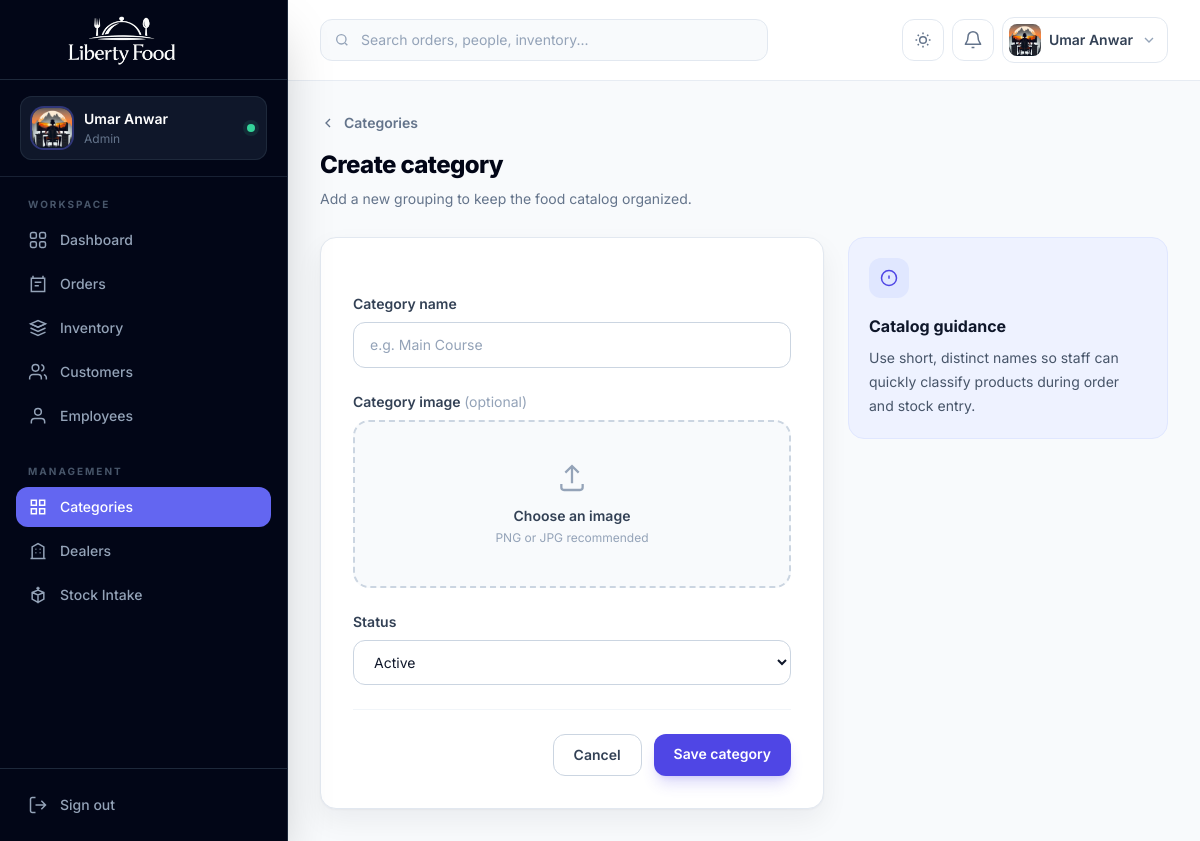
The app's page /categories/add/ (signed in) with its own data.
### accounts/models.py (models this page shows, shortened)
class CustomUser(AbstractUser):
    email = models.EmailField(unique=True)
    ROLE_CHOICES = (
        ('admin', 'Admin'),
        ('employee', 'Employee'),
        ('customer', 'Customer'),
    )
    role = models.CharField(
        max_length=20,
        choices=ROLE_CHOICES,
        default='customer'
    )
    phone = models.CharField(
        max_length=15,
        blank=True,
        null=True
    )
    profile_image = models.ImageField(
        upload_to='profiles/',
        blank=True,
        null=True
    )

### core_app/views.py (the view, shortened to what this page needs)
# urls.py: path('categories/add/', views.add_category, name='add_category'),
@admin_required
def add_category(request):
    return render(request, "add_category.html")

### accounts/decoraters.py (called while the page is built)
def is_admin(user):
    return user.is_authenticated and (user.is_superuser or user.role == "admin")

def role_required(*roles):
    def decorator(view_func):
        @login_required
        @wraps(view_func)
        def wrapper(request, *args, **kwargs):
            if is_admin(request.user) or request.user.role in roles:
                return view_func(request, *args, **kwargs)
            raise PermissionDenied("You do not have permission to access this page.")
        return wrapper
    return decorator

### templates/add_category.html (shortened to what this page needs)
{% extends "base.html" %}
{% block content %}
<div class="mb-7">
  <a href="{% url 'category_list' %}" class="mb-4 inline-flex items-center gap-2 text-sm font-semibold text-slate-500 transition hover:text-indigo-600 dark:hover:text-indigo-400">
    <svg class="h-4 w-4" viewBox="0 0 24 24" fill="none" stroke="currentColor" stroke-width="2"><path d="m15 18-6-6 6-6"/></svg> Categories
  </a>
  <h1 class="text-2xl font-extrabold tracking-tight text-slate-950 dark:text-white">Create category</h1>
  <p class="mt-2 text-sm text-slate-500">Add a new grouping to keep the food catalog organized.</p>
</div>
<div class="grid gap-6 lg:grid-cols-[minmax(0,1fr)_320px]">
  <section class="rounded-2xl border border-slate-200 bg-white p-6 shadow-soft dark:border-slate-800 dark:bg-slate-900 sm:p-8">
    <form method="POST" enctype="multipart/form-data" class="space-y-6">
      <div>
        <label for="category-name" class="mb-2 block text-sm font-semibold text-slate-700 dark:text-slate-200">Category name</label>
        <input id="category-name" type="text" name="name" placeholder="e.g. Main Course" required class="w-full rounded-xl border border-slate-300 bg-white px-4 py-3 text-sm text-slate-900 outline-none transition placeholder:text-slate-400 focus:border-indigo-500 focus:ring-4 focus:ring-indigo-500/10 dark:border-slate-700 dark:bg-slate-950 dark:text-white">
      </div>
      <div>
        <label for="category-image" class="mb-2 block text-sm font-semibold text-slate-700 dark:text-slate-200">Category image <span class="font-normal text-slate-400">(optional)</span></label>
        <label class="flex cursor-pointer flex-col items-center justify-center rounded-2xl border-2 border-dashed border-slate-300 bg-slate-50 px-6 py-10 text-center transition hover:border-indigo-400 hover:bg-indigo-50/40 dark:border-slate-700 dark:bg-slate-950 dark:hover:border-indigo-600">
          <svg class="h-8 w-8 text-slate-400" viewBox="0 0 24 24" fill="none" stroke="currentColor" stroke-width="1.7"><path d="M4 16.5V19a2 2 0 0 0 2 2h12a2 2 0 0 0 2-2v-2.5M12 3v13M7 8l5-5 5 5"/></svg>
          <span class="mt-3 text-sm font-semibold text-slate-700 dark:text-slate-200">Choose an image</span>
          <span class="mt-1 text-xs text-slate-400">PNG or JPG recommended</span>
        </label>
      </div>
      <div>
        <label for="category-status" class="mb-2 block text-sm font-semibold text-slate-700 dark:text-slate-200">Status</label>
        <select id="category-status" name="status" class="w-full rounded-xl border border-slate-300 bg-white px-4 py-3 text-sm text-slate-900 outline-none focus:border-indigo-500 focus:ring-4 focus:ring-indigo-500/10 dark:border-slate-700 dark:bg-slate-950 dark:text-white">
          <option value="1">Active</option><option value="0">Inactive</option>
        </select>
      </div>
      <div class="flex flex-col-reverse gap-3 border-t border-slate-100 pt-6 dark:border-slate-800 sm:flex-row sm:justify-end">
        <a href="{% url 'category_list' %}" class="inline-flex justify-center rounded-xl border border-slate-300 px-5 py-2.5 text-sm font-semibold text-slate-700 hover:bg-slate-50 dark:border-slate-700 dark:text-slate-200 dark:hover:bg-slate-800">Cancel</a>
        <button type="submit" class="inline-flex justify-center rounded-xl bg-indigo-600 px-5 py-2.5 text-sm font-semibold text-white shadow-lg shadow-indigo-600/20 hover:bg-indigo-700">Save category</button>
      </div>
    </form>
  </section>
  <aside class="h-fit rounded-2xl border border-indigo-100 bg-indigo-50 p-5 dark:border-indigo-900/60 dark:bg-indigo-950/30">
    <div class="flex h-10 w-10 items-center justify-center rounded-xl bg-indigo-100 text-indigo-600 dark:bg-indigo-500/15 dark:text-indigo-300"><svg class="h-5 w-5" viewBox="0 0 24 24" fill="none" stroke="currentColor" stroke-width="1.8"><path d="M12 9v4M12 17h.01"/><circle cx="12" cy="12" r="9"/></svg></div>
    <h2 class="mt-4 font-bold text-slate-900 dark:text-white">Catalog guidance</h2>
    <p class="mt-2 text-sm leading-6 text-slate-600 dark:text-slate-400">Use short, distinct names so staff can quickly classify products during order and stock entry.</p>
  </aside>
</div>
{% endblock %}

### templates/base.html (shortened to what this page needs)
{% load static %}
<!DOCTYPE html>
<html lang="en" class="h-full scroll-smooth">
<head>
  <script src="https://cdn.tailwindcss.com"></script>
</head>
<body class="h-full bg-slate-50 font-sans text-slate-700 antialiased dark:bg-slate-950 dark:text-slate-300">
  <aside id="sidebar" class="fixed inset-y-0 left-0 z-50 flex w-72 -translate-x-full flex-col border-r border-slate-800 bg-slate-950 text-slate-300 shadow-2xl transition-transform duration-300 lg:translate-x-0">
    <div class="flex h-20 items-center gap-3 border-b border-slate-800 px-5">
      <a href="{% url 'home' %}" class="block h-16 w-52" aria-label="Liberty Food home">
        <img src="{% static 'liberty-food-logo-cropped.png' %}" alt="Liberty Food" class="h-full w-full object-contain">
      </a>
    </div>
    <div class="border-b border-slate-800/80 px-5 py-4">
      <div class="flex items-center gap-3 rounded-xl bg-slate-900 px-3 py-3 ring-1 ring-inset ring-slate-800">
        {% if request.user.profile_image %}
          <img src="{{ request.user.profile_image.url }}" alt="{{ request.user.username }}" class="h-10 w-10 rounded-xl object-cover ring-2 ring-indigo-500/40">
        {% else %}
          <div class="flex h-10 w-10 items-center justify-center rounded-xl bg-indigo-500/15 text-sm font-bold uppercase text-indigo-300 ring-1 ring-inset ring-indigo-500/30">
            {{ request.user.username|slice:":1" }}
          </div>
        {% endif %}
        <div class="min-w-0">
          <p class="truncate text-sm font-semibold text-white">{{ request.user.get_full_name|default:request.user.username }}</p>
          <p class="mt-0.5 truncate text-xs capitalize text-slate-500">{{ request.user.role|default:"Team member" }}</p>
        </div>
        <span class="ml-auto h-2 w-2 rounded-full bg-emerald-400 ring-4 ring-emerald-400/10" title="Online"></span>
      </div>
    </div>
    <nav class="flex-1 overflow-y-auto px-4 py-5" aria-label="Primary navigation">
      <p class="mb-2 px-3 text-[10px] font-bold uppercase tracking-[.2em] text-slate-600">Workspace</p>
      <div class="space-y-1">
        <a href="{% url 'home' %}" class="nav-link flex items-center gap-3 rounded-xl px-3 py-2.5 text-sm font-medium transition {% if request.resolver_match.url_name == 'home' %}bg-indigo-500 text-white shadow-lg shadow-indigo-950/30{% else %}text-slate-400 hover:bg-slate-900 hover:text-white{% endif %}">
          <svg class="h-5 w-5" viewBox="0 0 24 24" fill="none" stroke="currentColor" stroke-width="1.8"><rect x="3" y="3" width="7" height="7" rx="2"/><rect x="14" y="3" width="7" height="7" rx="2"/><rect x="3" y="14" width="7" height="7" rx="2"/><rect x="14" y="14" width="7" height="7" rx="2"/></svg>
          Dashboard
        </a>
        {% if request.user.role == 'admin' or request.user.is_superuser %}<a href="{% url 'order_list' %}" class="nav-link flex items-center gap-3 rounded-xl px-3 py-2.5 text-sm font-medium transition {% if 'order' in request.resolver_match.url_name %}bg-indigo-500 text-white shadow-lg shadow-indigo-950/30{% else %}text-slate-400 hover:bg-slate-900 hover:text-white{% endif %}">
          <svg class="h-5 w-5" viewBox="0 0 24 24" fill="none" stroke="currentColor" stroke-width="1.8"><path d="M6 2v4M18 2v4M4 5h16v16H4z"/><path d="M8 10h8M8 14h5"/></svg>
          Orders
        </a>
        <a href="{% url 'fooditem_list' %}" class="nav-link flex items-center gap-3 rounded-xl px-3 py-2.5 text-sm font-medium transition {% if 'fooditem' in request.resolver_match.url_name or request.resolver_match.url_name == 'food_quantity' %}bg-indigo-500 text-white shadow-lg shadow-indigo-950/30{% else %}text-slate-400 hover:bg-slate-900 hover:text-white{% endif %}">
          <svg class="h-5 w-5" viewBox="0 0 24 24" fill="none" stroke="currentColor" stroke-width="1.8"><path d="m3 7 9-4 9 4-9 4-9-4Z"/><path d="m3 7 9 4 9-4M3 12l9 4 9-4M3 17l9 4 9-4"/></svg>
          Inventory
        </a>
        <a href="{% url 'customer_list' %}" class="nav-link flex items-center gap-3 rounded-xl px-3 py-2.5 text-sm font-medium transition {% if 'customer' in request.resolver_match.url_name %}bg-indigo-500 text-white shadow-lg shadow-indigo-950/30{% else %}text-slate-400 hover:bg-slate-900 hover:text-white{% endif %}">
          <svg class="h-5 w-5" viewBox="0 0 24 24" fill="none" stroke="currentColor" stroke-width="1.8"><path d="M16 21v-2a4 4 0 0 0-4-4H6a4 4 0 0 0-4 4v2"/><circle cx="9" cy="7" r="4"/><path d="M22 21v-2a4 4 0 0 0-3-3.87M16 3.13a4 4 0 0 1 0 7.75"/></svg>
          Customers
        </a>
        <a href="{% url 'employee_list' %}" class="nav-link flex items-center gap-3 rounded-xl px-3 py-2.5 text-sm font-medium transition {% if 'employee' in request.resolver_match.url_name or 'salary' in request.resolver_match.url_name %}bg-indigo-500 text-white shadow-lg shadow-indigo-950/30{% else %}text-slate-400 hover:bg-slate-900 hover:text-white{% endif %}">
          <svg class="h-5 w-5" viewBox="0 0 24 24" fill="none" stroke="currentColor" stroke-width="1.8"><path d="M20 21v-2a4 4 0 0 0-4-4H8a4 4 0 0 0-4 4v2"/><circle cx="12" cy="7" r="4"/></svg>
          Employees
        </a>{% endif %}
      </div>
      {% if request.user.role == 'admin' or request.user.is_superuser %}<p class="mb-2 mt-7 px-3 text-[10px] font-bold uppercase tracking-[.2em] text-slate-600">Management</p>
      <div class="space-y-1">
        <a href="{% url 'category_list' %}" class="nav-link flex items-center gap-3 rounded-xl px-3 py-2.5 text-sm font-medium transition {% if 'category' in request.resolver_match.url_name %}bg-indigo-500 text-white{% else %}text-slate-400 hover:bg-slate-900 hover:text-white{% endif %}">
          <svg class="h-5 w-5" viewBox="0 0 24 24" fill="none" stroke="currentColor" stroke-width="1.8"><path d="M4 4h6v6H4zM14 4h6v6h-6zM4 14h6v6H4zM14 14h6v6h-6z"/></svg>
          Categories
        </a>
        <a href="{% url 'dealer_list' %}" class="nav-link flex items-center gap-3 rounded-xl px-3 py-2.5 text-sm font-medium transition {% if 'dealer' in request.resolver_match.url_name %}bg-indigo-500 text-white{% else %}text-slate-400 hover:bg-slate-900 hover:text-white{% endif %}">
          <svg class="h-5 w-5" viewBox="0 0 24 24" fill="none" stroke="currentColor" stroke-width="1.8"><path d="M3 21h18M5 21V7l7-4 7 4v14M9 10h1M14 10h1M9 14h1M14 14h1"/></svg>
          Dealers
        </a>
        <a href="{% url 'food_quantity' %}" class="nav-link flex items-center gap-3 rounded-xl px-3 py-2.5 text-sm font-medium transition {% if request.resolver_match.url_name == 'food_quantity' %}bg-indigo-500 text-white{% else %}text-slate-400 hover:bg-slate-900 hover:text-white{% endif %}">
          <svg class="h-5 w-5" viewBox="0 0 24 24" fill="none" stroke="currentColor" stroke-width="1.8"><path d="M12 22V12M5 9l7 3 7-3M5 9l7-3 7 3v8l-7 4-7-4V9Z"/><path d="M12 2v4M10 4h4"/></svg>
          Stock Intake
        </a>
      </div>{% endif %}
    </nav>
    <div class="border-t border-slate-800 p-4">
      <a href="{% url 'logout' %}" class="flex items-center gap-3 rounded-xl px-3 py-2.5 text-sm font-medium text-slate-400 transition hover:bg-red-500/10 hover:text-red-400">
        <svg class="h-5 w-5" viewBox="0 0 24 24" fill="none" stroke="currentColor" stroke-width="1.8"><path d="M9 21H5a2 2 0 0 1-2-2V5a2 2 0 0 1 2-2h4M16 17l5-5-5-5M21 12H9"/></svg>
        Sign out
      </a>
    </div>
  </aside>
  <div id="app-main" class="min-h-full transition-all duration-300 lg:ml-72">
    <header id="topbar" class="sticky top-0 z-30 border-b border-slate-200/80 bg-white/90 backdrop-blur-xl dark:border-slate-800 dark:bg-slate-950/85">
      <div class="flex h-20 items-center gap-3 px-4 sm:px-6 lg:px-8">
        {% if request.user.role == 'admin' or request.user.is_superuser %}<form method="GET" action="{% url 'global_search' %}" class="relative hidden w-full max-w-md md:block">
          <input type="search" name="q" placeholder="Search orders, people, inventory..." class="w-full rounded-xl border border-slate-200 bg-slate-50 py-2.5 pl-10 pr-4 text-sm text-slate-900 outline-none transition placeholder:text-slate-400 focus:border-indigo-500 focus:ring-4 focus:ring-indigo-500/10 dark:border-slate-800 dark:bg-slate-900 dark:text-white">
        </form>{% endif %}
        <div class="ml-auto flex items-center gap-2">
          <button id="theme-toggle" type="button" class="rounded-xl border border-slate-200 p-2.5 text-slate-500 transition hover:border-indigo-200 hover:bg-indigo-50 hover:text-indigo-600 dark:border-slate-800 dark:text-slate-400 dark:hover:border-indigo-900 dark:hover:bg-indigo-950/50 dark:hover:text-indigo-400" aria-label="Toggle color theme">
            <svg class="h-5 w-5 dark:hidden" viewBox="0 0 24 24" fill="none" stroke="currentColor" stroke-width="1.8"><path d="M12 3v2M12 19v2M3 12h2M19 12h2M5.64 5.64l1.42 1.42M16.94 16.94l1.42 1.42M18.36 5.64l-1.42 1.42M7.06 16.94l-1.42 1.42"/><circle cx="12" cy="12" r="4"/></svg>
          </button>
          <div class="relative">
            <button id="notification-trigger" type="button" class="relative rounded-xl border border-slate-200 p-2.5 text-slate-500 transition hover:bg-slate-50 dark:border-slate-800 dark:text-slate-400 dark:hover:bg-slate-900" aria-label="Notifications" aria-expanded="false">
              <svg class="h-5 w-5" viewBox="0 0 24 24" fill="none" stroke="currentColor" stroke-width="1.8"><path d="M18 8a6 6 0 0 0-12 0c0 7-3 7-3 9h18c0-2-3-2-3-9M13.7 21h-3.4"/></svg>
            </button>
          </div>
          <div class="relative">
            <button id="profile-trigger" type="button" class="flex items-center gap-2 rounded-xl border border-slate-200 bg-white p-1.5 pr-2.5 transition hover:bg-slate-50 dark:border-slate-800 dark:bg-slate-900 dark:hover:bg-slate-800" aria-expanded="false">
              {% if request.user.profile_image %}
                <img src="{{ request.user.profile_image.url }}" alt="" class="h-8 w-8 rounded-lg object-cover">
              {% else %}
                <span class="flex h-8 w-8 items-center justify-center rounded-lg bg-indigo-100 text-xs font-bold uppercase text-indigo-700 dark:bg-indigo-500/15 dark:text-indigo-300">{{ request.user.username|slice:":1" }}</span>
              {% endif %}
              <span class="hidden max-w-32 truncate text-sm font-semibold text-slate-700 dark:text-slate-200 sm:block">{{ request.user.get_full_name|default:request.user.username }}</span>
              <svg class="hidden h-4 w-4 text-slate-400 sm:block" viewBox="0 0 24 24" fill="none" stroke="currentColor" stroke-width="2"><path d="m6 9 6 6 6-6"/></svg>
            </button>
          </div>
        </div>
      </div>
    </header>
    <main class="px-4 py-6 sm:px-6 lg:px-8 lg:py-8">
      <div class="mx-auto max-w-[1600px]">
        {% block content %}{% endblock %}
      </div>
    </main>
  </div>
</body>
</html>

### templates/base.html (style rules this page uses)
* { scrollbar-width: thin; scrollbar-color: #94a3b8 transparent; }
.nav-link svg, .action-icon svg { pointer-events: none; }

### records on screen
CustomUser: user.profile_image (picture), user.get_full_name "Umar Anwar", user.role "Admin"
